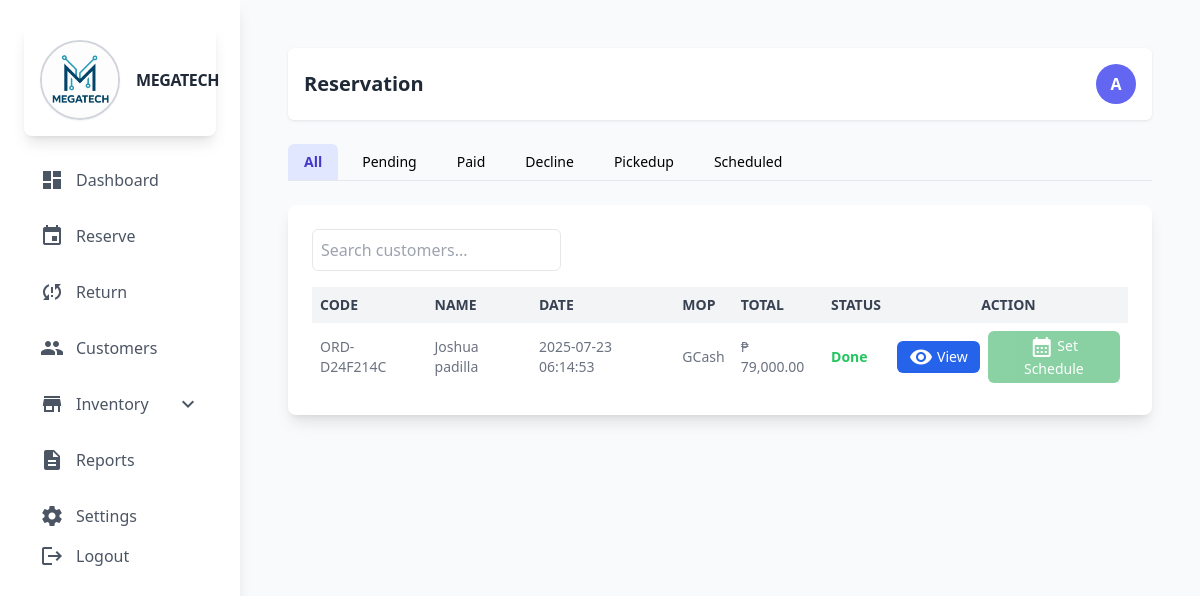
The app's page /admin/reserve.php (signed in), older data.
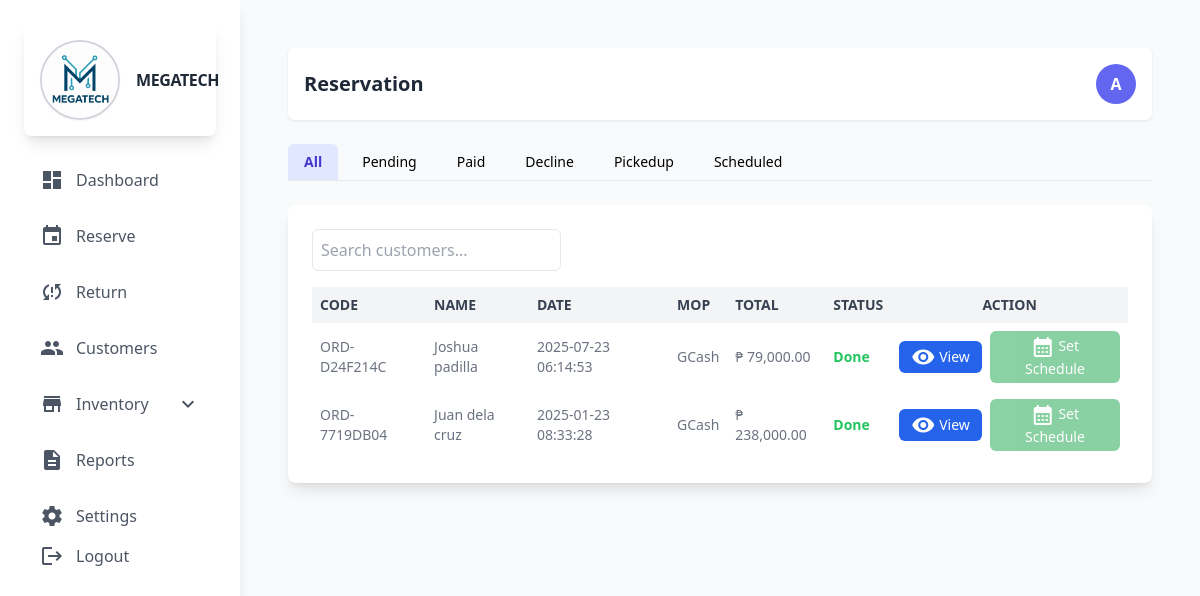
The same page, newer data.
### tables this page shows
CREATE TABLE `orders` (
  `order_id` int(11) NOT NULL,
  `order_code` varchar(60) NOT NULL,
  `order_user_id` int(11) NOT NULL,
  `order_date` timestamp NOT NULL DEFAULT current_timestamp() ON UPDATE current_timestamp(),
  `order_payment_method` varchar(60) NOT NULL,
  `order_down_payment_receipt` varchar(255) NOT NULL,
  `order_pickup_date` date DEFAULT NULL,
  `order_pickup_time` time DEFAULT NULL,
  `order_total` decimal(10,2) NOT NULL,
  `order_balance` decimal(10,2) NOT NULL,
  `order_balance_payment_receipt` varchar(255) DEFAULT NULL,
  `order_status` varchar(60) NOT NULL DEFAULT 'pending',
  `order_proof_recieved` varchar(255) DEFAULT NULL
);

CREATE TABLE `user` (
  `user_id` int(11) NOT NULL,
  `Fullname` varchar(60) NOT NULL,
  `Email` varchar(60) NOT NULL,
  `Phone` varchar(60) NOT NULL,
  `Password` varchar(255) DEFAULT NULL,
  `user_type` varchar(11) NOT NULL,
  `Profile_images` varchar(255) DEFAULT NULL,
  `status` int(11) NOT NULL DEFAULT 0 COMMENT '0=Not Verified,1=Verified'
);

### admin/backend/db.php (called while the page is built, shortened)
<?php
class db_connect
{
    public $host = db_host;
    public $user = db_user;
    public $pass = db_pass;
    public $name = db_name;
    public function connect()
    {
        try {
            $this->conn = new mysqli($this->host, $this->user, $this->pass, $this->name);
        } catch (\Throwable $th) {
            header("Location:setup.php");
        }
    }
}

### admin/backend/class.php (called while the page is built, shortened)
<?php
include ('db.php');
class global_class extends db_connect
{
   public function fetch_all_reservation(){
        $query = $this->conn->prepare("SELECT * FROM `orders`
        LEFT JOIN user
        ON user.user_id = orders.order_user_id
        ");
        if ($query->execute()) {
            $result = $query->get_result();
            return $result;
        }
    }
}
?>

### admin/backend/end-points/reservation_list.php (the view, shortened to what this page needs)
<?php
$fetch_all_students = $db->fetch_all_reservation();
if ($fetch_all_students): ?>
    <?php foreach ($fetch_all_students as $order):
        $status_color = match ($order['order_status']) {
            "decline" => "text-red-500",
            "pending" => "text-yellow-500",
            "paid" => "text-green-500",
            default => "text-green-500"
        };
        $isPending = strtolower($order['order_status']) === 'pending' || strtolower($order['order_status']) === 'pickedup';
    ?>
    <tr>
        <td class="p-2"><?php echo htmlspecialchars($order['order_code']); ?></td>
        <td class="p-2"><?php echo htmlspecialchars(ucfirst($order['Fullname'])); ?></td>
        <td class="p-2"><?php echo htmlspecialchars($order['order_date']); ?></td>
        <td class="p-2"><?php echo htmlspecialchars($order['order_payment_method']); ?></td>
        <td class="p-2">₱ <?php echo htmlspecialchars(number_format($order['order_total'],2)); ?></td>
        <td class="p-2 <?= $status_color; ?>">
          <strong>
            <?php
              echo ($order['order_status'] === 'pickedup')
                ? 'Done'
                : ucfirst($order['order_status']);
            ?>
          </strong>
        </td>
        <td class="p-2 text-center">
            <div class="flex flex-col sm:flex-row justify-center items-center space-y-1 sm:space-y-0 sm:space-x-2">
                <a href="view_order?order_id=<?= $order['order_id']?>"
                    class="bg-blue-600 hover:bg-blue-700 text-white py-1 px-3 rounded-md text-sm font-medium transition inline-flex items-center">
                    <span class="material-icons align-middle text-sm mr-1">visibility</span> View
                </a>
                <button
                    class="bg-green-600 hover:bg-green-700 text-white py-1 px-3 rounded-md text-sm font-medium transition setScheduleToggler disabled:opacity-50 disabled:cursor-not-allowed"
                    data-user_id="<?= $order['user_id'] ?>"
                    data-order_id="<?= $order['order_id'] ?>"
                    data-order_code="<?= $order['order_code'] ?>"
                    data-fullname="<?= ucfirst($order['Fullname']) ?>"
                    <?= $isPending ? 'disabled' : '' ?>
                >
                    <span class="material-icons align-middle text-sm">calendar_month</span>
                    <?= strtolower($order['order_status']) === 'scheduled' ? 'Re-Schedule' : 'Set Schedule' ?>
                </button>
            </div>
        </td>
    </tr>
    <?php endforeach; ?>
<?php else: ?>
    <tr>
        <td colspan="7" class="p-2 text-center">No record found.</td>
    </tr>
<?php endif; ?>

### admin/components/header.php (shortened to what this page needs)
<?php
include('backend/class.php');
$db = new global_class();
?>
<!DOCTYPE html>
<html lang="en">
<head>
  <script src="https://cdn.tailwindcss.com"></script>
  <link rel="stylesheet" href="https://cdnjs.cloudflare.com/ajax/libs/AlertifyJS/1.13.1/css/alertify.css" />
</head>
<body class="bg-gray-100 font-sans antialiased">
  <div class="min-h-screen flex flex-col lg:flex-row">
<aside id="sidebar" class="bg-white shadow-lg w-64 lg:w-1/5 xl:w-1/6 p-6 space-y-6 lg:static fixed inset-y-0 left-0 z-50 transform -translate-x-full lg:translate-x-0 transition-transform duration-300 ease-in-out">
  <div class="flex items-center space-x-4 p-4 bg-white rounded-lg shadow-lg hover:shadow-xl transition-shadow duration-300">
  <img src="../assets/logo/logo1.jpg" alt="Mega Tech" class="w-20 h-20 rounded-full border-2 border-gray-300 shadow-sm transform transition-transform duration-300 hover:scale-105">
  <h1 class="text-1xl font-bold text-gray-800 tracking-tight text-left lg:text-left hover:text-indigo-600 transition-colors duration-300">MEGATECH</h1>
</div>
  <nav class="space-y-4 text-left lg:text-left">
      <a href="dashboard" class="flex items-center lg:justify-start space-x-3 text-gray-600 hover:text-blue-500 hover:bg-gray-100 px-4 py-2 rounded-md transition-all duration-300">
          <span class="material-icons">dashboard</span>
          <span>Dashboard</span>
      </a>
     <a href="reserve" class="flex items-center lg:justify-start space-x-3 text-gray-600 hover:text-blue-500 hover:bg-gray-100 px-4 py-2 rounded-md transition-all duration-300">
        <span class="material-icons">event</span>
        <span>Reserve</span>
    </a>
      <a href="return" class="flex items-center lg:justify-start space-x-3 text-gray-600 hover:text-blue-500 hover:bg-gray-100 px-4 py-2 rounded-md transition-all duration-300">
          <span class="material-icons">sync_problem</span>
          <span>Return</span>
      </a>
      <a href="customer" class="flex items-center lg:justify-start space-x-3 text-gray-600 hover:text-blue-500 hover:bg-gray-100 px-4 py-2 rounded-md transition-all duration-300">
          <span class="material-icons">group</span>
          <span>Customers</span>
      </a>
      <button id="toggleAssets" class="w-full flex items-center justify-between text-gray-600 hover:text-blue-500 hover:bg-gray-100 px-4 py-2 rounded-md transition-all duration-300">
        <div class="flex items-center space-x-3">
            <span class="material-icons">store</span>
            <span>Inventory</span>
        </div>
        <span class="material-icons">expand_more</span>
      </button>
      <a href="report" class="flex items-center lg:justify-start  space-x-3 text-gray-600 hover:text-blue-500 hover:bg-gray-100 px-4 py-2 rounded-md transition-all duration-300">
          <span class="material-icons">description</span>
          <span>Reports</span>
      </a>
      <a href="settings" class="flex items-center lg:justify-start space-x-3 text-gray-600 hover:text-blue-500 hover:bg-gray-100 px-4 py-2 rounded-md transition-all duration-300">
          <span class="material-icons">settings</span>
          <span>Settings</span>
      </a>
      <a href="logout">
          <button type="submit" class="flex items-center lg:justify-start  space-x-3 text-gray-600 hover:text-red-500 hover:bg-gray-100 px-4 py-2 rounded-md transition-all duration-300">
              <span class="material-icons">logout</span>
              <span>Logout</span>
          </button>
        </a>
  </nav>
</aside>
    <main class="flex-1 bg-gray-50 p-8 lg:p-12">

### admin/reserve.php (shortened to what this page needs)
<?php
include "components/header.php";
?>
<div class="flex justify-between items-center bg-white p-4 mb-6 rounded-md shadow shadow-gray-200">
    <h2 class="text-xl font-semibold text-gray-800">Reservation</h2>
    <div class="w-10 h-10 bg-indigo-500 rounded-full flex items-center justify-center text-white font-bold">
        <?php echo strtoupper(substr($_SESSION['admin_username'], 0, 1)); ?>
    </div>
</div>
<div class="mb-6 border-b border-gray-200">
  <ul class="flex flex-wrap text-sm font-medium text-center" id="statusFilterTabs">
    <li class="mr-2">
      <button class="status-button px-4 py-2 rounded-t-md bg-indigo-100 text-indigo-700 font-semibold" data-status="">All</button>
    </li>
    <li class="mr-2">
      <button class="status-button px-4 py-2 rounded-t-md hover:bg-gray-100" data-status="pending">Pending</button>
    </li>
    <li class="mr-2">
      <button class="status-button px-4 py-2 rounded-t-md hover:bg-gray-100" data-status="paid">Paid</button>
    </li>
    <li class="mr-2">
      <button class="status-button px-4 py-2 rounded-t-md hover:bg-gray-100" data-status="decline">Decline</button>
    </li>
    <li class="mr-2">
      <button class="status-button px-4 py-2 rounded-t-md hover:bg-gray-100" data-status="done">Pickedup</button>
    </li>
    <li class="mr-2">
      <button class="status-button px-4 py-2 rounded-t-md hover:bg-gray-100" data-status="scheduled">Scheduled</button>
    </li>
  </ul>
</div>
<div class="bg-white rounded-lg shadow-lg p-6">
    <div class="mb-4">
        <input type="text" id="searchInput" class="p-2 border rounded-md" placeholder="Search customers...">
    </div>
    <div class="overflow-x-auto">
        <table id="userTable" class="display table-auto w-full text-sm text-left text-gray-500 dark:text-gray-400">
            <thead class="bg-gray-100 text-gray-700">
                <tr>
                    <th class="p-2">CODE</th>
                    <th class="p-2">NAME</th>
                    <th class="p-2">DATE</th>
                    <th class="p-2">MOP</th>
                    <th class="p-2">TOTAL</th>
                    <th class="p-2">STATUS</th>
                    <th class="p-2 text-center">ACTION</th>
                </tr>
            </thead>
            <tbody>
                <?php include "backend/end-points/reservation_list.php"; ?>
            </tbody>
        </table>
    </div>
</div>
<?php include "components/footer.php";?>

### admin/components/footer.php (shortened to what this page needs)
 </main>
</div>
</body>
</html>

Row changes from the older to the newer data that the page shows:
added orders: order_code "ORD-7719DB04", user.Fullname "Juan dela cruz", order_date "2025-01-23 08:33:28", order_payment_method "GCash", order_total "238,000.00", order_status "Done"
